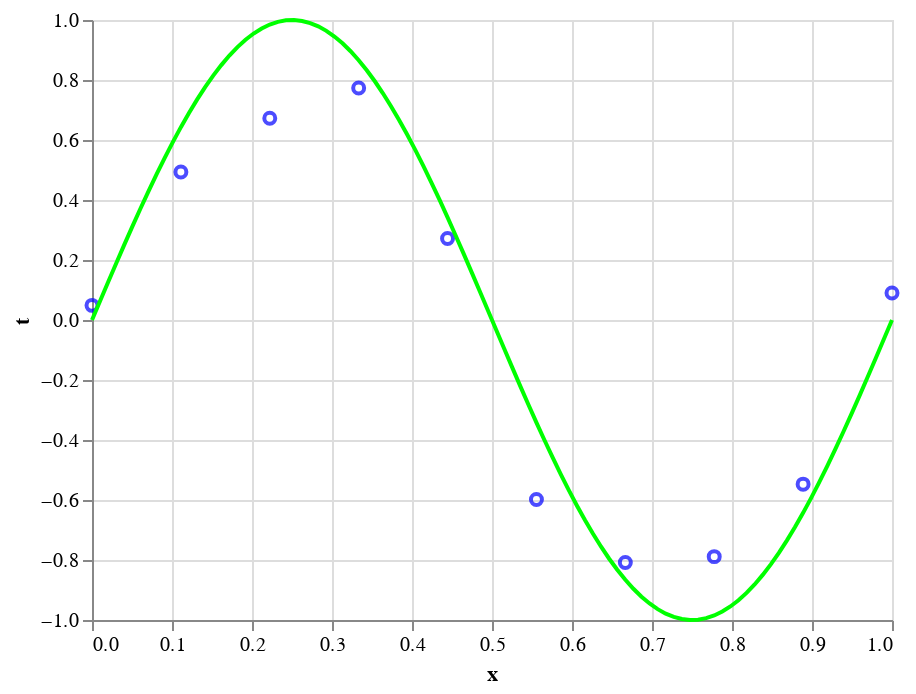

Notebook code for this chart:
### Code cell
chart_train = alt.Chart(df_train).mark_point(color='blue').encode(
    x='x',
    y='t',
)

chart_test = alt.Chart(df_test).mark_line(color='lime').encode(
    x='x',
    y='t',
)

chart_train + chart_test

### Figure 1 — Vega-Lite specification as saved in the notebook (floating-point values rounded to 4 significant figures)
{"config": {"view": {"continuousWidth": 400, "continuousHeight": 300}}, "layer": [{"data": {"name": "data-0e2f549fbf4594e2a958160320c6e19b"}, "mark": {"type": "point", "color": "blue"}, "encoding": {"x": {"type": "quantitative", "field": "x"}, "y": {"type": "quantitative", "field": "t"}}}, {"data": {"name": "data-39f392daf85fbdc83952a670b62c54a6"}, "mark": {"type": "line", "color": "lime"}, "encoding": {"x": {"type": "quantitative", "field": "x"}, "y": {"type": "quantitative", "field": "t"}}}], "$schema": "https://vega.github.io/schema/vega-lite/v4.8.1.json", "datasets": {"data-0e2f549fbf4594e2a958160320c6e19b": [{"x": 0.0, "t": 0.04877}, {"x": 0.1111, "t": 0.4933}, {"x": 0.2222, "t": 0.6726}, {"x": 0.3333, "t": 0.7732}, {"x": 0.4444, "t": 0.2716}, {"x": 0.5556, "t": -0.5983}, {"x": 0.6667, "t": -0.8082}, {"x": 0.7778, "t": -0.7888}, {"x": 0.8889, "t": -0.5472}, {"x": 1.0, "t": 0.09016}], "data-39f392daf85fbdc83952a670b62c54a6": [{"x": 0.0, "t": 0.0}, {"x": 0.0101, "t": 0.06342}, {"x": 0.0202, "t": 0.1266}, {"x": 0.0303, "t": 0.1893}, {"x": 0.0404, "t": 0.2511}, {"x": 0.05051, "t": 0.312}, {"x": 0.06061, "t": 0.3717}, {"x": 0.07071, "t": 0.4298}, {"x": 0.08081, "t": 0.4862}, {"x": 0.09091, "t": 0.5406}, {"x": 0.101, "t": 0.5929}, {"x": 0.1111, "t": 0.6428}, {"x": 0.1212, "t": 0.6901}, {"x": 0.1313, "t": 0.7346}, {"x": 0.1414, "t": 0.7761}, {"x": 0.1515, "t": 0.8146}, {"x": 0.1616, "t": 0.8497}, {"x": 0.1717, "t": 0.8815}, {"x": 0.1818, "t": 0.9096}, {"x": 0.1919, "t": 0.9341}, {"x": 0.202, "t": 0.9549}, {"x": 0.2121, "t": 0.9718}, {"x": 0.2222, "t": 0.9848}, {"x": 0.2323, "t": 0.9938}, {"x": 0.2424, "t": 0.9989}, {"x": 0.2525, "t": 0.9999}, {"x": 0.2626, "t": 0.9969}, {"x": 0.2727, "t": 0.9898}, {"x": 0.2828, "t": 0.9788}, {"x": 0.2929, "t": 0.9638}, {"x": 0.303, "t": 0.945}, {"x": 0.3131, "t": 0.9224}, {"x": 0.3232, "t": 0.896}, {"x": 0.3333, "t": 0.866}, {"x": 0.3434, "t": 0.8326}, {"x": 0.3535, "t": 0.7958}, {"x": 0.3636, "t": 0.7557}, {"x": 0.3737, "t": 0.7127}, {"x": 0.3838, "t": 0.6668}, {"x": 0.3939, "t": 0.6182}, {"x": 0.404, "t": 0.5671}, {"x": 0.4141, "t": 0.5137}, {"x": 0.4242, "t": 0.4582}, {"x": 0.4343, "t": 0.4009}, {"x": 0.4444, "t": 0.342}, {"x": 0.4545, "t": 0.2817}, {"x": 0.4646, "t": 0.2203}, {"x": 0.4747, "t": 0.158}, {"x": 0.4848, "t": 0.09506}, {"x": 0.4949, "t": 0.03173}, {"x": 0.5051, "t": -0.03173}, {"x": 0.5152, "t": -0.09506}, {"x": 0.5253, "t": -0.158}, {"x": 0.5354, "t": -0.2203}, {"x": 0.5455, "t": -0.2817}, {"x": 0.5556, "t": -0.342}, {"x": 0.5657, "t": -0.4009}, {"x": 0.5758, "t": -0.4582}, {"x": 0.5859, "t": -0.5137}, {"x": 0.596, "t": -0.5671}, {"x": 0.6061, "t": -0.6182}, {"x": 0.6162, "t": -0.6668}, {"x": 0.6263, "t": -0.7127}, {"x": 0.6364, "t": -0.7557}, {"x": 0.6465, "t": -0.7958}, {"x": 0.6566, "t": -0.8326}, {"x": 0.6667, "t": -0.866}, {"x": 0.6768, "t": -0.896}, {"x": 0.6869, "t": -0.9224}, {"x": 0.697, "t": -0.945}, {"x": 0.7071, "t": -0.9638}, {"x": 0.7172, "t": -0.9788}, {"x": 0.7273, "t": -0.9898}, {"x": 0.7374, "t": -0.9969}, {"x": 0.7475, "t": -0.9999}, {"x": 0.7576, "t": -0.9989}, {"x": 0.7677, "t": -0.9938}, {"x": 0.7778, "t": -0.9848}, {"x": 0.7879, "t": -0.9718}, {"x": 0.798, "t": -0.9549}, {"x": 0.8081, "t": -0.9341}, {"x": 0.8182, "t": -0.9096}, {"x": 0.8283, "t": -0.8815}, {"x": 0.8384, "t": -0.8497}, {"x": 0.8485, "t": -0.8146}, {"x": 0.8586, "t": -0.7761}, {"x": 0.8687, "t": -0.7346}, {"x": 0.8788, "t": -0.6901}, {"x": 0.8889, "t": -0.6428}, {"x": 0.899, "t": -0.5929}, {"x": 0.9091, "t": -0.5406}, {"x": 0.9192, "t": -0.4862}, {"x": 0.9293, "t": -0.4298}, {"x": 0.9394, "t": -0.3717}, {"x": 0.9495, "t": -0.312}, {"x": 0.9596, "t": -0.2511}, {"x": 0.9697, "t": -0.1893}, {"x": 0.9798, "t": -0.1266}, {"x": 0.9899, "t": -0.06342}, {"x": 1.0, "t": -2.449e-16}]}}
